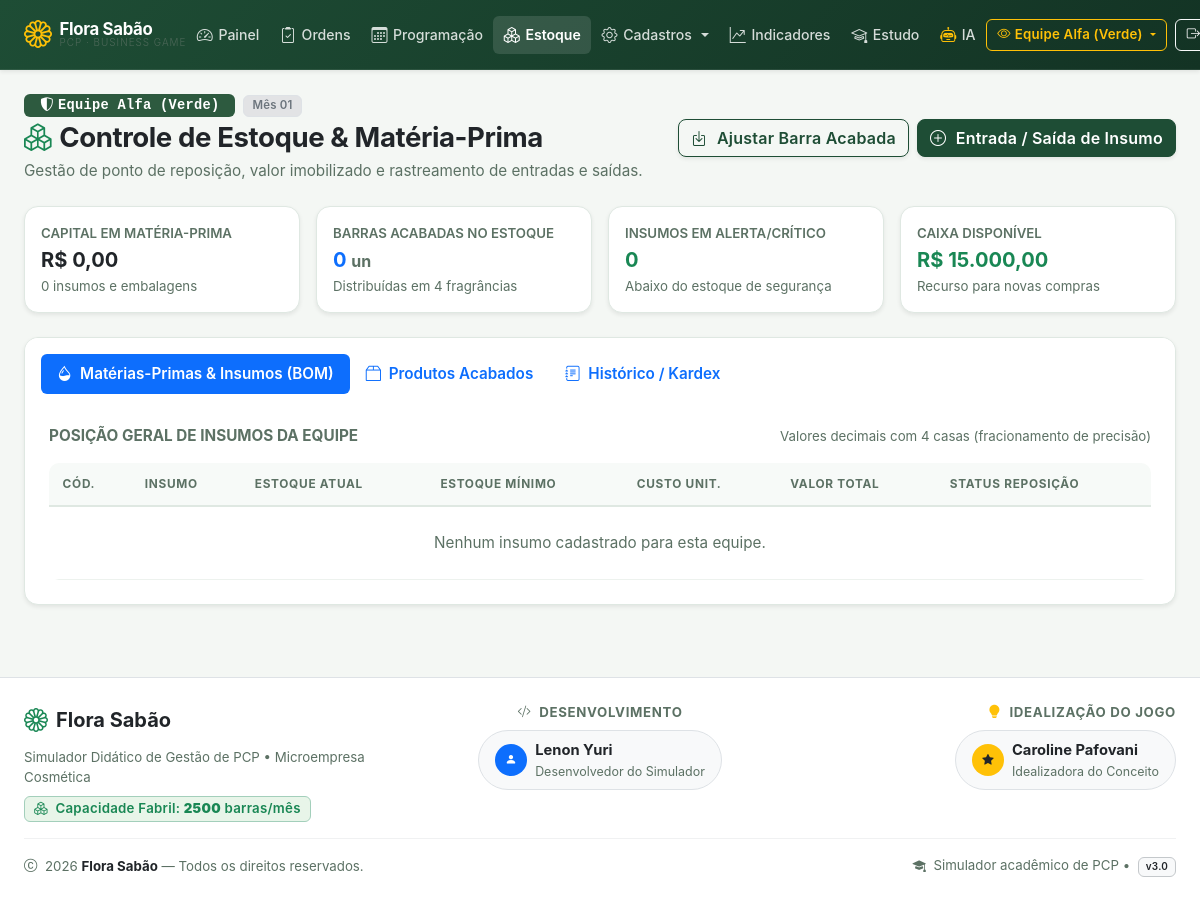
Page /pages/estoque.php (signed in) on the committed database.
### tables this page shows
CREATE TABLE `equipes` (
    `id`                  INT AUTO_INCREMENT PRIMARY KEY,
    `jogo_id`             INT NOT NULL,
    `nome`                VARCHAR(60) NOT NULL,
    `codigo_acesso`       VARCHAR(40) NOT NULL UNIQUE,
    `cor_hex`             VARCHAR(10) NOT NULL DEFAULT '#2d5a3f',
    `caixa_disponivel`    DECIMAL(12,2) NOT NULL DEFAULT 15000.00,
    `score_total`         INT NOT NULL DEFAULT 0,
    `tacho_ultimo_aroma`  VARCHAR(10) NOT NULL DEFAULT 'LAV',
    `tacho_higienizado`   TINYINT(1) NOT NULL DEFAULT 1,
    `rodadas_no_vermelho` INT NOT NULL DEFAULT 0,
    `falida`              TINYINT(1) NOT NULL DEFAULT 0,
    `data_falencia`       DATETIME NULL,
    `ativo`               TINYINT(1) NOT NULL DEFAULT 1,
    `created_at`          DATETIME DEFAULT CURRENT_TIMESTAMP,
    FOREIGN KEY (`jogo_id`) REFERENCES `jogos`(`id`) ON DELETE CASCADE,
    UNIQUE KEY `uk_jogo_nome` (`jogo_id`, `nome`)
);

CREATE TABLE `jogos` (
    `id`             INT AUTO_INCREMENT PRIMARY KEY,
    `instrutor_id`   INT NOT NULL,
    `pin_jogo`       VARCHAR(15) NOT NULL UNIQUE,
    `nome_turma`     VARCHAR(100) NOT NULL,
    `instituicao`    VARCHAR(100) NULL,
    `qtd_equipes`    INT NOT NULL DEFAULT 6,
    `caixa_inicial`  DECIMAL(12,2) NOT NULL DEFAULT 15000.00,
    `status`         ENUM('ativo','pausado','encerrado') NOT NULL DEFAULT 'ativo',
    `created_at`     DATETIME DEFAULT CURRENT_TIMESTAMP,
    FOREIGN KEY (`instrutor_id`) REFERENCES `usuarios`(`id`) ON DELETE CASCADE
);

CREATE TABLE `jogo_rodadas` (
    `id`               INT AUTO_INCREMENT PRIMARY KEY,
    `jogo_id`          INT NOT NULL,
    `numero_rodada`    INT NOT NULL DEFAULT 1,
    `mes_ano`          VARCHAR(20) NOT NULL DEFAULT 'Mês 01',
    `status`           ENUM('aberta','processando','encerrada') NOT NULL DEFAULT 'aberta',
    `evento_titulo`    VARCHAR(100) NOT NULL DEFAULT 'Mercado Estavel',
    `evento_descricao` TEXT NULL,
    `fator_demanda`    DECIMAL(4,2) NOT NULL DEFAULT 1.00,
    `created_at`       DATETIME DEFAULT CURRENT_TIMESTAMP,
    FOREIGN KEY (`jogo_id`) REFERENCES `jogos`(`id`) ON DELETE CASCADE
);

### pages/estoque.php (the view, shortened to what the rows shown need)
<?php
require_once __DIR__ . '/../config/database.php';
$equipe_id = getEquipeAtivaId();
$rodada_ativa = getRodadaAtiva($pdo);
$stmt_eq = $pdo->prepare("SELECT id, nome, cor_hex, caixa_disponivel FROM equipes WHERE id = ?");
$stmt_eq->execute([$equipe_id]);
$equipe_dados = $stmt_eq->fetch() ?: [
    'id' => $equipe_id,
    'nome' => 'Equipe ' . $equipe_id,
    'cor_hex' => '#2d5a3f',
    'caixa_disponivel' => 15000.00
];
require_once __DIR__ . '/../includes/header.php';
require_once __DIR__ . '/../includes/navbar.php';
?>
<div class="container-fluid px-4 pb-4">
    <div class="d-flex flex-column flex-md-row justify-content-between align-items-md-center gap-3 mb-4">
        <div>
            <div class="d-flex align-items-center gap-2 mb-1">
                <span class="badge text-white px-3 py-1 font-monospace" style="background-color: <?= htmlspecialchars($equipe_dados['cor_hex']) ?>;">
                    <i class="bi bi-shield-shaded me-1"></i><?= htmlspecialchars($equipe_dados['nome']) ?>
                </span>
                <span class="badge bg-secondary-subtle text-secondary border px-2 py-1">
                    <?= htmlspecialchars($rodada_ativa['mes_ano'] ?? 'Mês 01') ?>
                </span>
            </div>
            <h2 class="fw-bold mb-1 text-dark">
                <i class="bi bi-boxes text-success me-2"></i>Controle de Estoque & Matéria-Prima
            </h2>
        </div>
    </div>
    <div class="row g-3 mb-4">
        <div class="col-12 col-sm-6 col-lg-3">
            <div class="card card-custom p-3 bg-white h-100 shadow-sm">
                <span class="text-muted small text-uppercase fw-semibold">Caixa Disponível</span>
                <h4 class="fw-bold my-1 text-success">R$ <?= number_format((float)$equipe_dados['caixa_disponivel'], 2, ',', '.') ?></h4>
                <small class="text-muted">Recurso para novas compras</small>
            </div>
        </div>
    </div>
    <div class="card card-custom bg-white shadow-sm">
        <div class="card-body p-4">
            <div class="tab-content" id="estoqueTabContent">
                <div class="tab-pane fade show active" id="insumos-pane" role="tabpanel">
                    <div class="table-responsive">
                        <table class="table table-hover align-middle mb-0">
                            <thead class="table-light small text-uppercase">
                                <tr>
                                    <th>Cód.</th>
                                    <th>Insumo</th>
                                    <th>Estoque Atual</th>
                                    <th>Estoque Mínimo</th>
                                    <th>Custo Unit.</th>
                                    <th>Valor Total</th>
                                    <th>Status Reposição</th>
                                </tr>
                            </thead>
                        </table>
                    </div>
                </div>
            </div>
        </div>
    </div>
</div>
<?php
require_once __DIR__ . '/../includes/footer.php';

### includes/navbar.php (shortened to what the rows shown need)
<?php
$is_admin_nav     = (($_SESSION['usuario_perfil'] ?? '') === 'admin');
$equipe_ativa_id  = function_exists('getEquipeAtivaId') ? getEquipeAtivaId() : 1;
$eqs_nav = [];
if ($is_admin_nav && isset($pdo) && function_exists('equipesDisponiveis')) {
    try {
        $eqs_nav = equipesDisponiveis($pdo);
    } catch (Throwable $e) {
        $eqs_nav = [];
    }
}
$equipe_nome_atual = 'Equipe ' . $equipe_ativa_id;
foreach ($eqs_nav as $eqn) {
    if ((int) $eqn['id'] === $equipe_ativa_id) {
        $equipe_nome_atual = (string) $eqn['nome'];
        break;
    }
}
?>
<nav class="navbar navbar-expand-lg navbar-dark navbar-flora shadow-sm mb-4 sticky-top">
    <div class="container-fluid px-3 px-lg-4">
        <div class="collapse navbar-collapse" id="navFlora">
            <div class="d-none d-lg-flex align-items-center gap-2 mt-2 mt-lg-0">
                <?php if (isset($_SESSION['usuario_nome'])): ?>
                    <?php if ($is_admin_nav): ?>
                        <div class="dropdown">
                            <button class="btn btn-sm btn-outline-warning dropdown-toggle fw-semibold d-flex align-items-center gap-1"
                                    type="button" data-bs-toggle="dropdown">
                                <i class="bi bi-eye"></i>
                                <span class="text-truncate" style="max-width: 180px;">
                                    <?= htmlspecialchars($equipe_nome_atual) ?>
                                </span>
                            </button>
                        </div>
                    <?php else: ?>
                        <span class="badge bg-light text-success fw-semibold py-2 px-3 border shadow-sm">
                            <i class="bi bi-shield-shaded me-1"></i> <?= htmlspecialchars($_SESSION['usuario_nome']) ?>
                        </span>
                    <?php endif; ?>
                <?php endif; ?>
            </div>
        </div>
    </div>
</nav>

### rows in the picture
equipes: nome "Equipe Alfa (Verde)", caixa_disponivel "15.000,00"
jogos: id.mes_ano "Mês 01"

### other values in the picture
$dashboard_label "Painel"
$total_capital_insumos "0,00"
count($insumos) "0"
$total_barras_acabadas "0"
$cont_alerta "0"
CAPACIDADE_MENSAL_BARRAS "2500"
